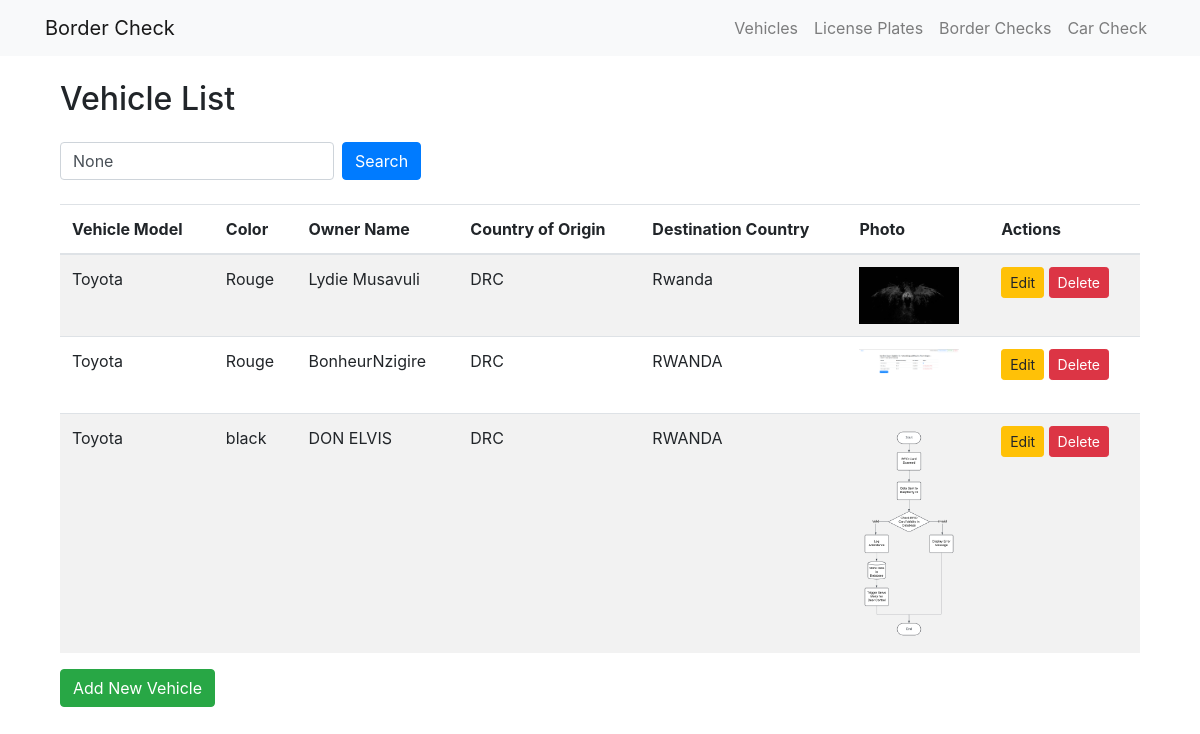
The page / on the database its author committed.
### border/models.py (models this page shows, shortened)
class Vehicle(models.Model):
    vehicle_model = models.CharField(max_length=100)
    vehicle_color = models.CharField(max_length=50)
    owner_name = models.CharField(max_length=100)
    country_of_origin = models.CharField(max_length=50)
    destination_country = models.CharField(max_length=50)
    vehicle_photo = models.ImageField(upload_to='vehicle_photos/', blank=True, null=True)

### border/views.py (the view)
# urls.py: path('', views.vehicle_list, name='vehicle-list'),
def vehicle_list(request):
    query = request.GET.get('search')
    if query:
        vehicles = Vehicle.objects.filter(
            models.Q(owner_name__icontains=query) |
            models.Q(vehicle_model__icontains=query)
        )
    else:
        vehicles = Vehicle.objects.all()
    return render(request, 'border/vehicle_list.html', {'vehicles': vehicles, 'search_query': query})

### border/templates/border/vehicle_list.html (shortened to what this page needs)
{% extends 'base.html' %}
{% block content %}
<div class="container">
    <h2 class="my-4">Vehicle List</h2>
    <form method="GET" action="{% url 'border:vehicle-list' %}" class="form-inline mb-4">
        <input type="text" name="search" value="{{ search_query }}" class="form-control mr-2" placeholder="Search by Owner or Vehicle">
        <button type="submit" class="btn btn-primary">Search</button>
    </form>
    <table class="table table-striped">
        <thead>
            <tr>
                <th>Vehicle Model</th>
                <th>Color</th>
                <th>Owner Name</th>
                <th>Country of Origin</th>
                <th>Destination Country</th>
                <th>Photo</th>
                <th>Actions</th>
            </tr>
        </thead>
        <tbody>
            {% for vehicle in vehicles %}
                <tr>
                    <td>{{ vehicle.vehicle_model }}</td>
                    <td>{{ vehicle.vehicle_color }}</td>
                    <td>{{ vehicle.owner_name }}</td>
                    <td>{{ vehicle.country_of_origin }}</td>
                    <td>{{ vehicle.destination_country }}</td>
                    <td>
                        {% if vehicle.vehicle_photo %}
                            <img src="{{ vehicle.vehicle_photo.url }}" alt="{{ vehicle.vehicle_model }}" width="100">
                        {% else %}
                            No Image
                        {% endif %}
                    </td>
                    <td>
                        <a href="{% url 'border:vehicle-update' vehicle.id %}" class="btn btn-sm btn-warning">Edit</a>
                        <a href="{% url 'border:vehicle-delete' vehicle.id %}" class="btn btn-sm btn-danger">Delete</a>
                    </td>
                </tr>
            {% empty %}
                <tr>
                    <td colspan="7" class="text-center">No vehicles found.</td>
                </tr>
            {% endfor %}
        </tbody>
    </table>
    <a href="{% url 'border:vehicle-create' %}" class="btn btn-success mb-3">Add New Vehicle</a>
</div>
{% endblock %}

### rows shown on the page
Vehicle: vehicle_model "Toyota", vehicle_color "Rouge", owner_name "Lydie Musavuli", country_of_origin "DRC", destination_country "Rwanda", vehicle_photo (placeholder picture)
Vehicle: vehicle_model "Toyota", vehicle_color "Rouge", owner_name "BonheurNzigire", country_of_origin "DRC", destination_country "RWANDA", vehicle_photo (picture)
Vehicle: vehicle_model "Toyota", vehicle_color "black", owner_name "DON ELVIS", country_of_origin "DRC", destination_country "RWANDA", vehicle_photo (placeholder picture)
